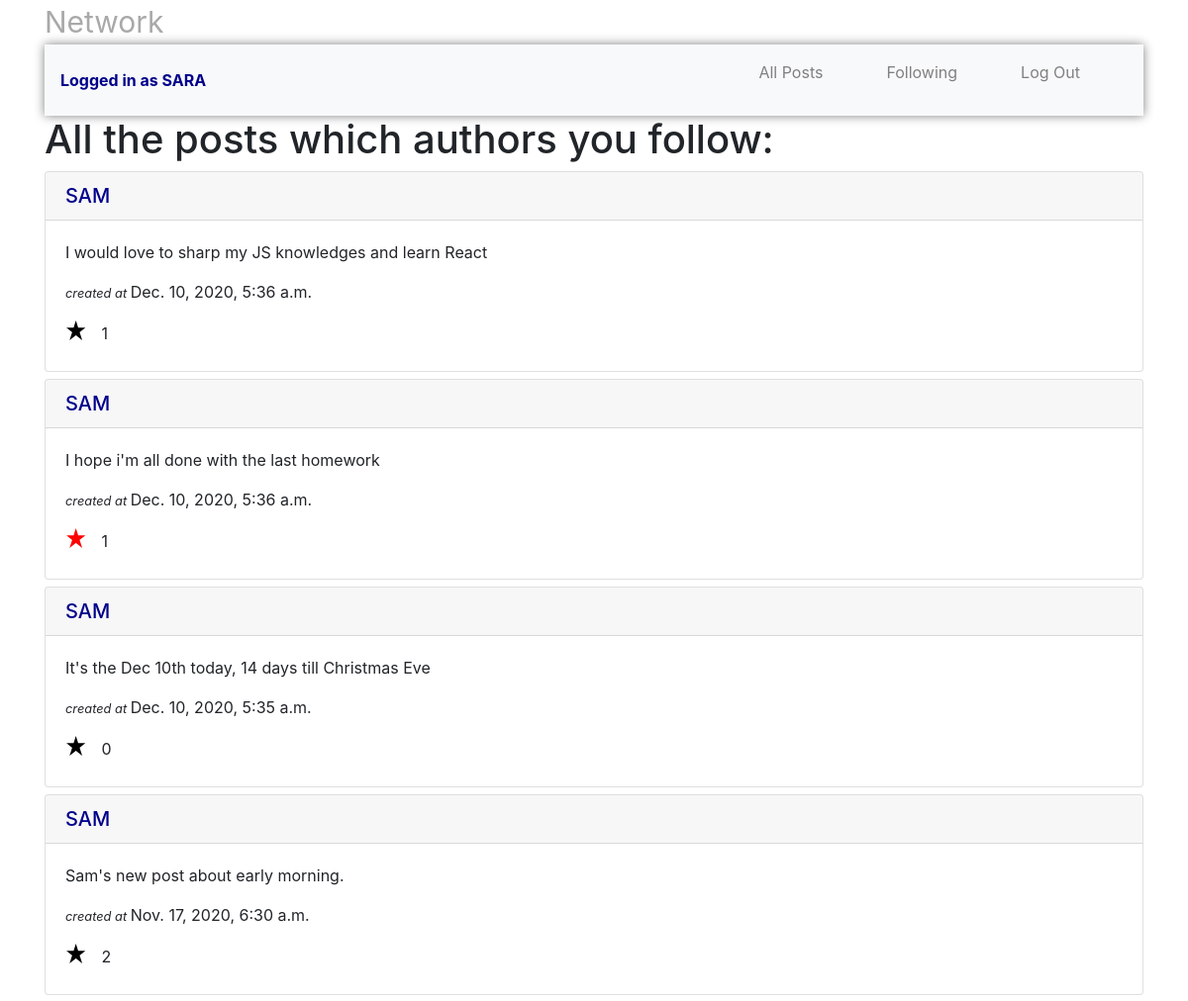
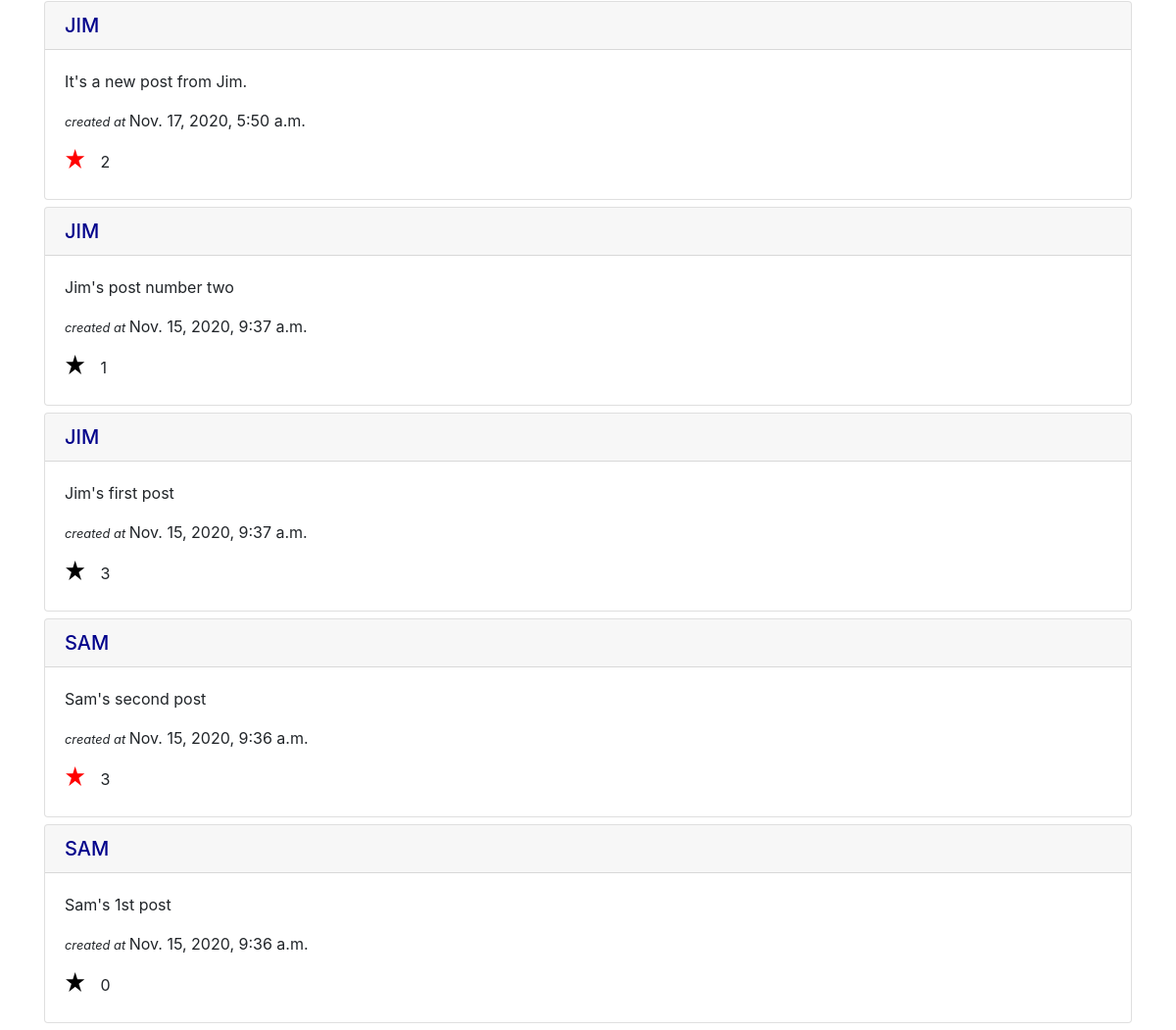
The app's page /following (signed in) with its own data (2 pictures, top to bottom).
### network/models.py (models this page shows, shortened)
class User(AbstractUser):
    created = models.DateTimeField(default=datetime.now, blank=True)
    following = models.ManyToManyField("self", symmetrical=False, blank=True, related_name="followers")
    def __str__(self):
        return f"{self.username}"

class Post(models.Model):
    creator = models.ForeignKey(User, on_delete = models.PROTECT, related_name="comment_user")
    post = models.TextField(blank=False)
    created = models.DateTimeField(default=datetime.now, blank=True)
    likes = models.ManyToManyField(User, blank=True)

### network/views.py (the view)
# urls.py: path("following", views.following, name="following"),
@login_required
def following(request):
    all_posts = Post.objects.filter(creator__in=request.user.following.all()).order_by("-created")
    paged_posts = paginator(request, all_posts)
    return render(request, "following.html", {
        "posts": paged_posts
    })

### network/views.py (called while the page is built)
def paginator(request, all_posts):
    paginator = Paginator(all_posts, 10)
    page = request.GET.get("page")
    paged_posts = paginator.get_page(page)
    return paged_posts

### network/templates/following.html (shortened to what this page needs)
{% extends "network/layout.html" %}
{% load static %}
{% block body %}
    <h1>All the posts which authors you follow:</h1>
    {% if user.is_authenticated %}
        {% for post in posts %}
            <div class="posts">
                <div class="card">
                    <a href="{% url 'profile' post.creator %}" class="author-name">
                        <h5 class="card-header">{{ post.creator| upper }}</h5>
                    </a>
                    <div class="card-body">
                    <p class="card-text">{{ post.post }}</p>
                    <p class="card-text"><small><i>created at </i></small> {{ post.created }}</p>
                    <p class="card-text">
                        <svg viewBox="0 0 300 300"
                            width="2em"
                            height="2em"
                            xmlns="http://www.w3.org/2000/svg"
                            id = {{ post.id }}
                            data-like={{ post.id }}
                            class="star"
                            fill="
                                {% if user in post.likes.all %}
                                red
                                {% else %}
                                black
                                {% endif %}">
                            <polygon points="100,10 40,198 190,78 10,78 160,198"/>
                        </svg>
                        <span id="like-count-{{ post.id }}">{{ post.likes.all|length }}</span>
                    </p>
                    </div>
                </div>
            </div>
        {% endfor %}
    {% endif %}
{% endblock %}

### network/templates/network/layout.html (shortened to what this page needs)
{% load static %}
<!DOCTYPE html>
<html lang="en">
    <head>
        <link rel="stylesheet" href="https://stackpath.bootstrapcdn.com/bootstrap/4.4.1/css/bootstrap.min.css">
        <link href="{% static 'network/styles.css' %}" rel="stylesheet">
        <link rel="stylesheet" href="https://stackpath.bootstrapcdn.com/font-awesome/4.7.0/css/font-awesome.min.css">
    </head>
    <body>
        <div class="container">
            <a class="project-name" href="{% url 'index' %}">Network</a>
            <nav class="navbar navbar-expand-lg navbar-light bg-light  justify-content-between">
                {% if user.is_authenticated %}
                    <a href="{% url 'index' %}" class="author-name"><strong>Logged in as {{ user.username | upper }}</strong></a>
                {% endif %}
                <div>
                    <ul class="navigation">
                        <li class="nav-item">
                            <a class="nav-link" href="{% url 'index' %}">All Posts</a>
                        </li>
                        {% if user.is_authenticated %}
                            <li class="nav-item">
                                <a class="nav-link current" href="{% url 'following' %}">Following</a>
                            </li>
                            <li class="nav-item">
                                <a class="nav-link" href="{% url 'logout' %}">Log Out</a>
                            </li>
                        {% endif %}
                    </ul>
                </div>
            </nav>
            <div class="body">
                {% block body %}
                {% endblock %}
            </div>
        </div>
    </body>
</html>

### network/static/network/styles.css (style rules this page uses)
.project-name { color: darkgray; font-size: 30px; }
.posts { margin-bottom: 7px; }
.navbar { box-shadow: 0px 0px 10px gray !important; }
.navigation { display: flex; }
.nav-item { list-style: none; margin-right: 2rem; }
.nav-item a { text-decoration: none; color: gray; }
.author-name { color: darkblue !important; text-decoration: none !important; }

### records on screen
User: username "SARA"
Post: creator "SAM", post "I would love to sharp my JS knowledges and learn React", created "Dec. 10, 2020, 5:36 a.m.", likes.all|length "1"
Post: creator "SAM", post "I hope i'm all done with the last homework", created "Dec. 10, 2020, 5:36 a.m.", likes.all|length "1"
Post: creator "SAM", post "It's the Dec 10th today, 14 days till Christmas Eve", created "Dec. 10, 2020, 5:35 a.m.", likes.all|length "0"
Post: creator "SAM", post "Sam's new post about early morning.", created "Nov. 17, 2020, 6:30 a.m.", likes.all|length "2"
Post: creator "JIM", post "It's a new post from Jim.", created "Nov. 17, 2020, 5:50 a.m.", likes.all|length "2"
Post: creator "JIM", post "Jim's post number two", created "Nov. 15, 2020, 9:37 a.m.", likes.all|length "1"
Post: creator "JIM", post "Jim's first post", created "Nov. 15, 2020, 9:37 a.m.", likes.all|length "3"
Post: creator "SAM", post "Sam's second post", created "Nov. 15, 2020, 9:36 a.m.", likes.all|length "3"
Post: creator "SAM", post "Sam's 1st post", created "Nov. 15, 2020, 9:36 a.m.", likes.all|length "0"
